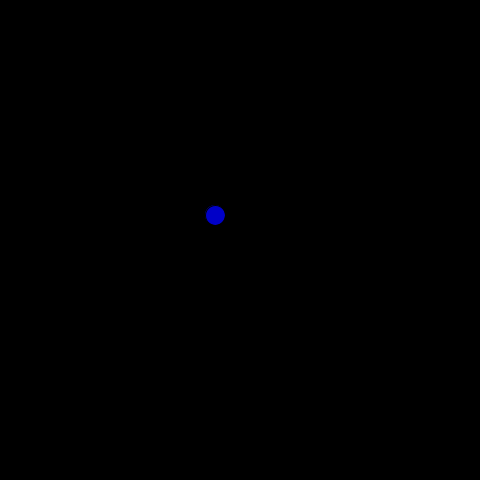
Frame 1 (no input)
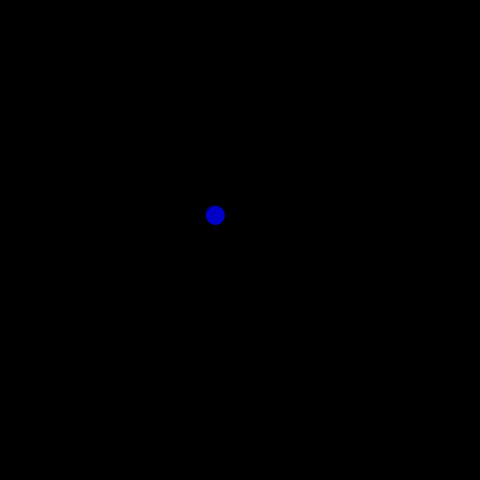
Frame 60 (the mouse pressed at the canvas centre just before this capture)
Frame 120 (the mouse held since frame 60 and released just before this capture): identical to frame 60, image omitted

The Processing sketch that drew these frames (run headless with seeded random() and noise(); from frame 60 on, the mouse is pressed at the canvas centre):

// Processing sketch: circulo_mueve_con_flechas_key_code
// ── circulo_mueve_con_flechas_key_code.pde
int x=215;
int y=215;

void setup()
{
 size(480,480);
 background(0);
}

void draw()
{
 if(keyPressed&&(key==CODED))
 {
  if(keyCode==LEFT)
  {
    x-=3;
  }
  else
  {
     if(keyCode==RIGHT)
     {
      x+=3;
     }
     else 
     {
         if(keyCode==UP)
         {
          y-=3;
         }
         else
         {
             if(keyCode==DOWN)
              {
                y+=3;
              }
         }
     }
  }
 }
 fill(0,0,0,30);
 rect(0,0,480,480);
 fill(0,0,200);
 ellipse(x,y,20,20);
}
